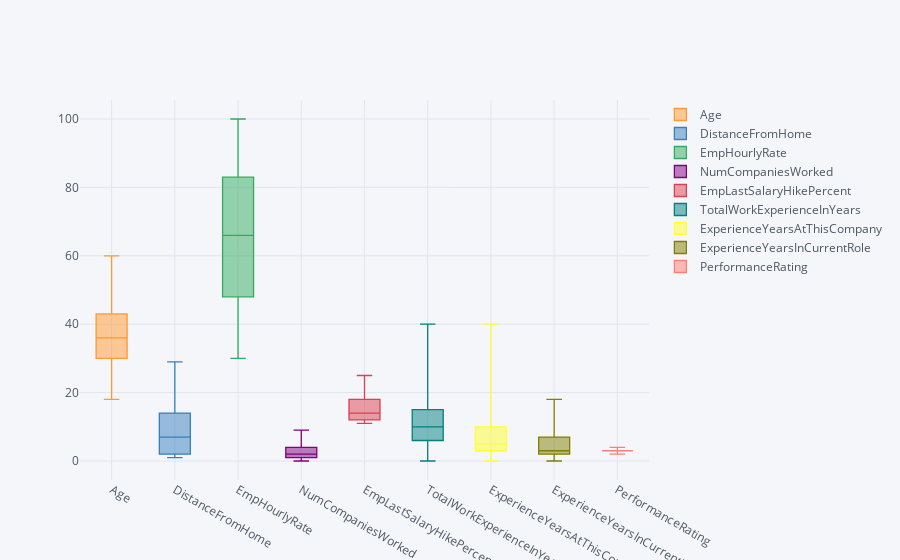

Notebook cell for this chart:
### Code cell
# plotting important numerical features using boxplot to check their distribution
abc[imp_num_col].iplot(kind='box')

### Figure 1 — Plotly figure (JSON) as saved in the notebook; plotly's stock layout.template omitted (floating-point values rounded to 4 significant figures; data arrays with more than 128 entries replaced by an {"elided": "..."} marker saying what was removed)
{"data": [{"boxpoints": false, "line": {"width": 1.3}, "marker": {"color": "rgba(255, 153, 51, 1.0)"}, "name": "Age", "orientation": "v", "type": "box", "uid": "9d1ea2da-6701-4f35-a29c-95a75ccc8361", "y": {"elided": "1200 int values"}}, {"boxpoints": false, "line": {"width": 1.3}, "marker": {"color": "rgba(55, 128, 191, 1.0)"}, "name": "DistanceFromHome", "orientation": "v", "type": "box", "uid": "205ab345-1880-4b6a-9c37-1e243ecf135d", "y": {"elided": "1200 int values"}}, {"boxpoints": false, "line": {"width": 1.3}, "marker": {"color": "rgba(50, 171, 96, 1.0)"}, "name": "EmpHourlyRate", "orientation": "v", "type": "box", "uid": "cd866cd3-924e-4eb5-9d88-4d3db2e91ee6", "y": {"elided": "1200 int values"}}, {"boxpoints": false, "line": {"width": 1.3}, "marker": {"color": "rgba(128, 0, 128, 1.0)"}, "name": "NumCompaniesWorked", "orientation": "v", "type": "box", "uid": "00e7e36a-8ddd-4856-a225-273a1aee6d0e", "y": {"elided": "1200 int values"}}, {"boxpoints": false, "line": {"width": 1.3}, "marker": {"color": "rgba(219, 64, 82, 1.0)"}, "name": "EmpLastSalaryHikePercent", "orientation": "v", "type": "box", "uid": "b4886f50-7c1c-45dc-9224-839bfa003ae4", "y": {"elided": "1200 int values"}}, {"boxpoints": false, "line": {"width": 1.3}, "marker": {"color": "rgba(0, 128, 128, 1.0)"}, "name": "TotalWorkExperienceInYears", "orientation": "v", "type": "box", "uid": "f7d1ae9f-af2b-4d1a-a7bd-ef906261487d", "y": {"elided": "1200 int values"}}, {"boxpoints": false, "line": {"width": 1.3}, "marker": {"color": "rgba(255, 255, 51, 1.0)"}, "name": "ExperienceYearsAtThisCompany", "orientation": "v", "type": "box", "uid": "97dd41b8-990c-41fe-900b-ad1e9539fc4e", "y": {"elided": "1200 int values"}}, {"boxpoints": false, "line": {"width": 1.3}, "marker": {"color": "rgba(128, 128, 0, 1.0)"}, "name": "ExperienceYearsInCurrentRole", "orientation": "v", "type": "box", "uid": "eaeed009-041d-42c5-b221-faca60e60b39", "y": {"elided": "1200 int values"}}, {"boxpoints": false, "line": {"width": 1.3}, "marker": {"color": "rgba(251, 128, 114, 1.0)"}, "name": "PerformanceRating", "orientation": "v", "type": "box", "uid": "9ab493bb-b69c-428b-ae00-8a0e2d79e865", "y": {"elided": "1200 int values"}}], "layout": {"legend": {"bgcolor": "#F5F6F9", "font": {"color": "#4D5663"}}, "paper_bgcolor": "#F5F6F9", "plot_bgcolor": "#F5F6F9", "title": {"font": {"color": "#4D5663"}}, "xaxis": {"gridcolor": "#E1E5ED", "showgrid": true, "tickfont": {"color": "#4D5663"}, "title": {"font": {"color": "#4D5663"}, "text": ""}, "zerolinecolor": "#E1E5ED"}, "yaxis": {"gridcolor": "#E1E5ED", "showgrid": true, "tickfont": {"color": "#4D5663"}, "title": {"font": {"color": "#4D5663"}, "text": ""}, "zerolinecolor": "#E1E5ED"}}}
